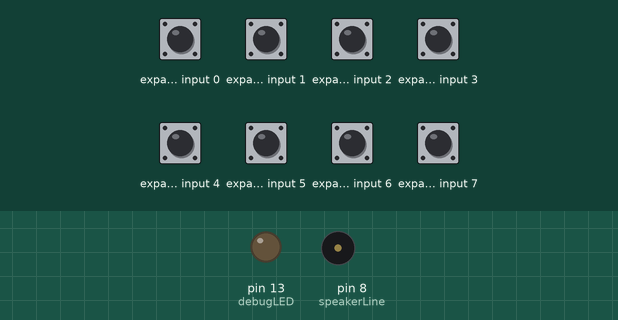
Recording of a sketch running on a simulated Arduino Uno, built with avr-gcc and run on an emulated ATmega328P. On the bench: output pins drawn as LEDs (lit = HIGH), buzzer (waves = sounding). Wiring (inferred from the names in the program): NES/SNES game pad: load pin 7; clock pin 2; serial out pin 4. Inputs (shaded band) come from the test bench; at power-on: expander input 0–7 HIGH. Pins used as bus, display or sensor lines are not drawn.

Above: at 1.2 s.
1.3 s: expander input 0 driven LOW
At 2.5 s:
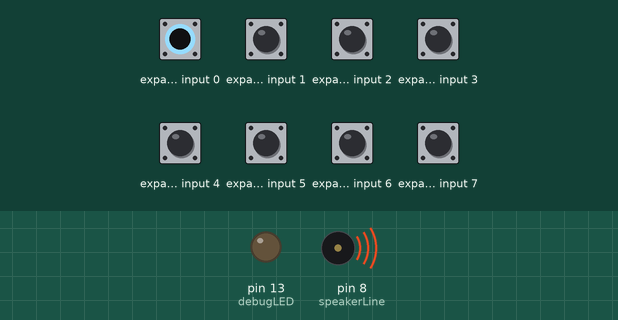
2.8 s: expander input 3 driven LOW
At 3.8 s:
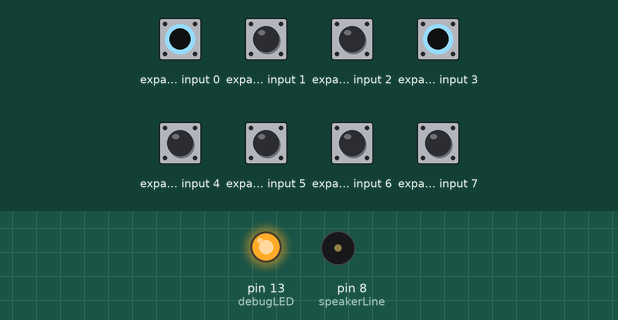
4.3 s: expander input 1 driven LOW
At 4.9 s:
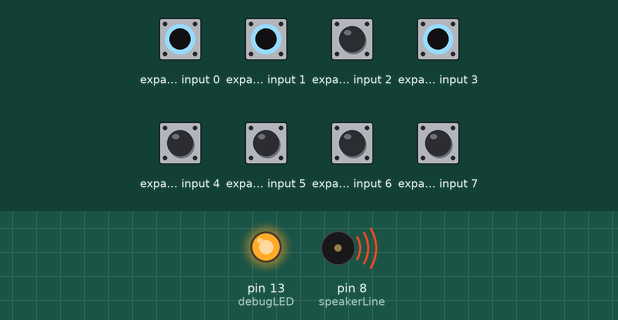
5.8 s: expander input 1 driven HIGH
At 6.1 s:
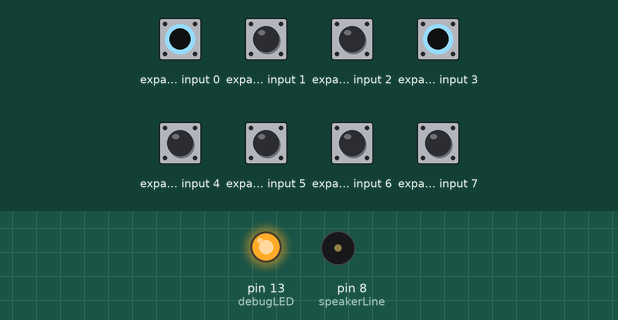
7.3 s: expander input 4 driven LOW
At 8.4 s:
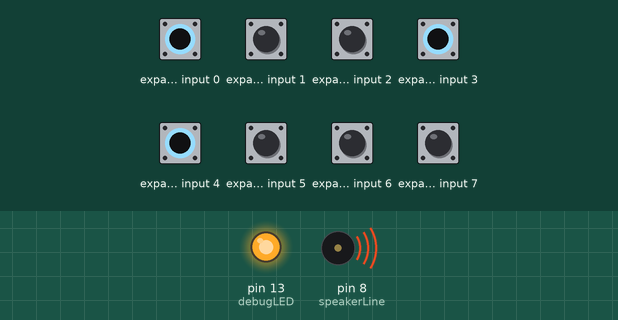
Timing chart, 0 to 9.8 s (numbered marks = the images above; inputs shaded):
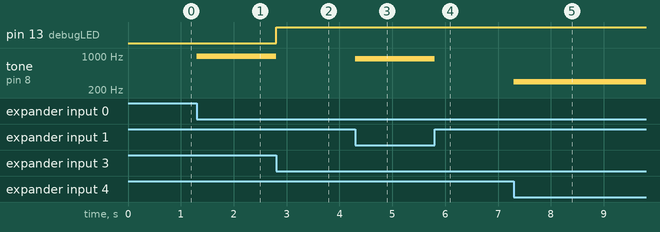

Measured:
- after the input at 1.3 s, tone on pin 8 (speakerLine): silent → 988 Hz at once
- after the input at 2.8 s, pin 13 (debugLED): LOW → HIGH at once; tone on pin 8 (speakerLine): 988 Hz → silent at once
- after the input at 4.3 s, tone on pin 8 (speakerLine): silent → 880 Hz at once
- after the input at 5.8 s, tone on pin 8 (speakerLine): 880 Hz → silent at once
- after the input at 7.3 s, tone on pin 8 (speakerLine): silent → 294 Hz at once

The sketch:

NESTrument.ino
```cpp
#include "Pitches.h"
#include "NESController.h"

// Arduino Pins
#define debugLED    13
#define clockLine    2
#define dataLine     4
#define latchLine    7
#define speakerLine  8

void controllerButtonPressed(int);
void controllerButtonReleased(int);
void playToneFromState(int*, int);
void playTonesFromReplay();

NESController controller(dataLine, latchLine, clockLine);

void setup()
{
  pinMode(debugLED, OUTPUT);
  pinMode(clockLine, OUTPUT);
  pinMode(dataLine, INPUT);
  pinMode(latchLine, OUTPUT);

  controller.registerListeners(controllerButtonPressed,
                               controllerButtonReleased);
}

void loop()
{
  controller.run();

  if(controller.isRecording())
  {
    digitalWrite(debugLED, HIGH);
  }
  else
  {
    digitalWrite(debugLED, LOW);
  }
}

void playToneFromState(int button)
{
  if(button == BTN_A) tone(speakerLine, NOTE_B5);
  else if(button == BTN_LEFT) tone(speakerLine, NOTE_C4);
  else if(button == BTN_UP) tone(speakerLine, NOTE_D4);
  else if(button == BTN_RIGHT) tone(speakerLine, NOTE_E4);
  else if(button == BTN_DOWN) tone(speakerLine, NOTE_F4);
  else if(button == BTN_B) tone(speakerLine, NOTE_A5);
  else noTone(speakerLine);
}

void playTonesFromReplay()
{
  int** replay_states = controller.getReplayStates();

  /* Iterate over our stored replay state */
  for(int i = 0; i < NESController::RECORD_BUFFER_MAX; i++)
  {
    /* End of recording, bail. */
    if(replay_states[i] == 0)
      return;

    noTone(speakerLine);

    /* Time between this note and last note, delay. */
    if(i!=0) delay(replay_states[i][2]);

    /* Every element in the recording state is both
       when a key is released, and how long it has been pressed for.
       When we see a note, play it for the time it was down for. */

    int time = millis();
    while(millis() - time < replay_states[i][1])
    {
      playToneFromState(replay_states[i][0]);
    }
  }
}

void controllerButtonReleased(int button)
{
  playToneFromState(-1);
}

void controllerButtonPressed(int button)
{
  if(button == BTN_START)
  {
    controller.toggleRecording();
  }

  if(button == BTN_SELECT)
  {
    if(!controller.isRecording())
      playTonesFromReplay();
  }

  playToneFromState(button);
}
```

NESController.cpp
```cpp
#include "Arduino.h"
#include "NESController.h"

NESController::NESController(int data, int latch, int clock)
{
  for(int i = 0; i < 500; i++)
    recording_buffer[i] = 0;
  for(int i = 0; i < 8; i++)
    down_timers[i] = 0;

  data_line = data;
  latch_line = latch;
  clock_line = clock;
  last_state = 0;
  current_state = 0;
  recording = 0;
  buffer_position = 0;
  last_note_recorded = millis();

  keyPressed = NESControllerDummies::dummyKeyPressed;
  keyReleased = NESControllerDummies::dummyKeyReleased;
}

NESController::~NESController()
{
  for(int i = 0; i < NESController::RECORD_BUFFER_MAX; i++)
  {
    if(recording_buffer[i] != 0)
    {
      delete recording_buffer[i];
      recording_buffer[i] = 0;
    }
  }

  if(current_state != 0)
  {
    delete current_state;
    current_state = 0;
  }
  if(last_state != 0)
  {
    delete last_state;
    last_state = 0;
  }
}

void NESController::pulse(int line)
{
  digitalWrite(line, HIGH);
  digitalWrite(line, LOW);
}

int* NESController::pollState()
{
  int i = 0, *button_state = (int*) malloc(sizeof(int)*8);
  memset(button_state, 0, sizeof(int)*8);

  pulse(latch_line);

  for(i = 0; i < 8; i++)
  {
    if(digitalRead(data_line) == LOW)
    {
      button_state[i] = HIGH;
    }
    else
    {
      button_state[i] = LOW;
    }

    pulse(clock_line);
  }

  return button_state;
}

/* The main logic of the controller, meant to be called once per loop()
   in the main arduino application */
void NESController::run()
{
  int* delete_state = last_state;
  last_state = current_state;
  current_state = pollState();

  /* If our recording buffer is full, play a tone
     and end the recording. */
  if(buffer_position == RECORD_BUFFER_MAX)
  {
    tone(8, 55);
    buffer_position = 0;
    recording = false;
  }

  /* Iterate over the eight possible button states */
  for(int i = 0; i < 8; i++)
  {
    if(current_state[i] != last_state[i])
    {
      if(current_state[i] == 1)
      {
        keyPressed(i);

        if(isRecording())
        {
          down_timers[i] = millis();
          last_note_recorded = millis();
        }
      }
      else
      {
        keyReleased(i);

        /* During recording three things are stored for each time we release a button.
           The button released, the time it was down, and the time before playing it. */
        if(isRecording())
        {
          recording_buffer[buffer_position] = (int*) malloc(sizeof(int)*3);
          recording_buffer[buffer_position][0] = i;
          recording_buffer[buffer_position][1] = millis() - down_timers[i];
          recording_buffer[buffer_position][2] = millis() - last_note_recorded - recording_buffer[buffer_position][1];

          buffer_position = buffer_position + 1;
          last_note_recorded = millis();
        }
      }
    }
  }

  free(delete_state);
}

void NESController::toggleRecording()
{
  recording = !recording;

  /* Ensure a clean recording state. */
  if (recording)
  {
    last_note_recorded = millis();
    buffer_position = 0;

    for(int i = 0; i < 8; i++)
    {
      down_timers[i] = millis();
    }

    for(int i = 0; i < RECORD_BUFFER_MAX; i++)
    {
      if(recording_buffer[i] != 0)
      {
        delete recording_buffer[i];
        recording_buffer[i] = 0;
      }
    }
  }
}

int NESController::isRecording()
{
  return recording;
}

int** NESController::getReplayStates()
{
  return recording_buffer;
}

void NESController::registerListeners(void (*keypressed_listener)(int),
                                      void (*keyreleased_listener)(int))
{
  keyReleased = keyreleased_listener;
  keyPressed = keypressed_listener;
}

void NESController::unregisterListeners()
{
  keyPressed = NESControllerDummies::dummyKeyPressed;
  keyReleased = NESControllerDummies::dummyKeyReleased;
}

void NESControllerDummies::dummyKeyPressed(int){}
void NESControllerDummies::dummyKeyReleased(int){}
```

NESController.h
```cpp
#ifndef NES_H
#define NES_H

// NES Buttons
#define BTN_A       0
#define BTN_B       1
#define BTN_SELECT  2
#define BTN_START   3
#define BTN_UP      4
#define BTN_DOWN    5
#define BTN_LEFT    6
#define BTN_RIGHT   7

namespace NESControllerDummies
{
  void dummyKeyPressed(int);
  void dummyKeyReleased(int);
}

class NESController {
public:
  static const int RECORD_BUFFER_MAX = 64;

private:
  int data_line;
  int clock_line;
  int latch_line;

  void (*keyPressed)(int);
  void (*keyReleased)(int);

  int recording;
  int* recording_buffer[NESController::RECORD_BUFFER_MAX];
  int buffer_position;
  int down_timers[8];
  int last_note_recorded;

  int* current_state;
  int* last_state;

  void pulse(int line);
  int* pollState();

public:
  NESController(int data, int latch, int clock);
  ~NESController();

  void run();

  void toggleRecording();
  int isRecording();

  int** getReplayStates();

  void registerListeners(void (*)(int), void (*)(int));
  void unregisterListeners();
};

#endif
```

Pitches.h
```cpp
#ifndef PITCHES_H
#define PITCHES_H
#define NOTE_B0  31
#define NOTE_C1  33
#define NOTE_CS1 35
#define NOTE_D1  37
#define NOTE_DS1 39
#define NOTE_E1  41
#define NOTE_F1  44
#define NOTE_FS1 46
#define NOTE_G1  49
#define NOTE_GS1 52
#define NOTE_A1  55
#define NOTE_AS1 58
#define NOTE_B1  62
#define NOTE_C2  65
#define NOTE_CS2 69
#define NOTE_D2  73
#define NOTE_DS2 78
#define NOTE_E2  82
#define NOTE_F2  87
#define NOTE_FS2 93
#define NOTE_G2  98
#define NOTE_GS2 104
#define NOTE_A2  110
#define NOTE_AS2 117
#define NOTE_B2  123
#define NOTE_C3  131
#define NOTE_CS3 139
#define NOTE_D3  147
#define NOTE_DS3 156
#define NOTE_E3  165
#define NOTE_F3  175
#define NOTE_FS3 185
#define NOTE_G3  196
#define NOTE_GS3 208
#define NOTE_A3  220
#define NOTE_AS3 233
#define NOTE_B3  247
#define NOTE_C4  262
#define NOTE_CS4 277
#define NOTE_D4  294
#define NOTE_DS4 311
#define NOTE_E4  330
#define NOTE_F4  349
#define NOTE_FS4 370
#define NOTE_G4  392
#define NOTE_GS4 415
#define NOTE_A4  440
#define NOTE_AS4 466
#define NOTE_B4  494
#define NOTE_C5  523
#define NOTE_CS5 554
#define NOTE_D5  587
#define NOTE_DS5 622
#define NOTE_E5  659
#define NOTE_F5  698
#define NOTE_FS5 740
#define NOTE_G5  784
#define NOTE_GS5 831
#define NOTE_A5  880
#define NOTE_AS5 932
#define NOTE_B5  988
#define NOTE_C6  1047
#define NOTE_CS6 1109
#define NOTE_D6  1175
#define NOTE_DS6 1245
#define NOTE_E6  1319
#define NOTE_F6  1397
#define NOTE_FS6 1480
#define NOTE_G6  1568
#define NOTE_GS6 1661
#define NOTE_A6  1760
#define NOTE_AS6 1865
#define NOTE_B6  1976
#define NOTE_C7  2093
#define NOTE_CS7 2217
#define NOTE_D7  2349
#define NOTE_DS7 2489
#define NOTE_E7  2637
#define NOTE_F7  2794
#define NOTE_FS7 2960
#define NOTE_G7  3136
#define NOTE_GS7 3322
#define NOTE_A7  3520
#define NOTE_AS7 3729
#define NOTE_B7  3951
#define NOTE_C8  4186
#define NOTE_CS8 4435
#define NOTE_D8  4699
#define NOTE_DS8 4978
#endif
```
